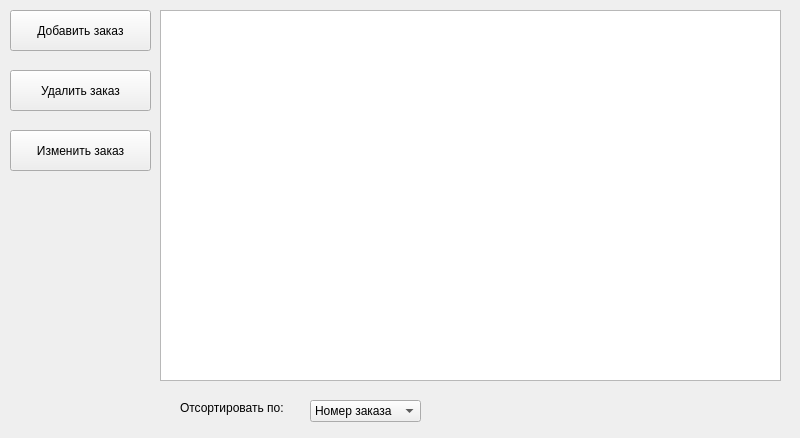
<?xml version="1.0" encoding="UTF-8"?>
<ui version="4.0">
 <class>OrdersMenu</class>
 <widget class="QMainWindow" name="OrdersMenu">
  <property name="geometry">
   <rect>
    <x>0</x>
    <y>0</y>
    <width>800</width>
    <height>438</height>
   </rect>
  </property>
  <property name="windowTitle">
   <string>Менеджер заказов</string>
  </property>
  <widget class="QWidget" name="centralwidget">
   <widget class="QPushButton" name="add_order_button">
    <property name="geometry">
     <rect>
      <x>10</x>
      <y>10</y>
      <width>141</width>
      <height>41</height>
     </rect>
    </property>
    <property name="styleSheet">
     <string notr="true">font: 10pt &quot;Segoe UI&quot;;</string>
    </property>
    <property name="text">
     <string>Добавить заказ</string>
    </property>
   </widget>
   <widget class="QPushButton" name="remove_order_button">
    <property name="geometry">
     <rect>
      <x>10</x>
      <y>70</y>
      <width>141</width>
      <height>41</height>
     </rect>
    </property>
    <property name="styleSheet">
     <string notr="true">font: 10pt &quot;Segoe UI&quot;;</string>
    </property>
    <property name="text">
     <string>Удалить заказ</string>
    </property>
   </widget>
   <widget class="QTableWidget" name="orders_table_widget">
    <property name="geometry">
     <rect>
      <x>160</x>
      <y>10</y>
      <width>621</width>
      <height>371</height>
     </rect>
    </property>
   </widget>
   <widget class="QLabel" name="label">
    <property name="geometry">
     <rect>
      <x>180</x>
      <y>400</y>
      <width>131</width>
      <height>16</height>
     </rect>
    </property>
    <property name="styleSheet">
     <string notr="true">font: 10pt &quot;MS Shell Dlg 2&quot;;</string>
    </property>
    <property name="text">
     <string>Отсортировать по:</string>
    </property>
   </widget>
   <widget class="QComboBox" name="sort_info_box">
    <property name="geometry">
     <rect>
      <x>310</x>
      <y>400</y>
      <width>111</width>
      <height>22</height>
     </rect>
    </property>
    <item>
     <property name="text">
      <string>Номер заказа</string>
     </property>
    </item>
    <item>
     <property name="text">
      <string>Имя клиента</string>
     </property>
    </item>
    <item>
     <property name="text">
      <string>Дата</string>
     </property>
    </item>
   </widget>
   <widget class="QPushButton" name="change_order_button">
    <property name="geometry">
     <rect>
      <x>10</x>
      <y>130</y>
      <width>141</width>
      <height>41</height>
     </rect>
    </property>
    <property name="styleSheet">
     <string notr="true">font: 9pt &quot;Segoe UI&quot;;</string>
    </property>
    <property name="text">
     <string>Изменить заказ</string>
    </property>
   </widget>
  </widget>
 </widget>
 <resources/>
 <connections/>
</ui>
